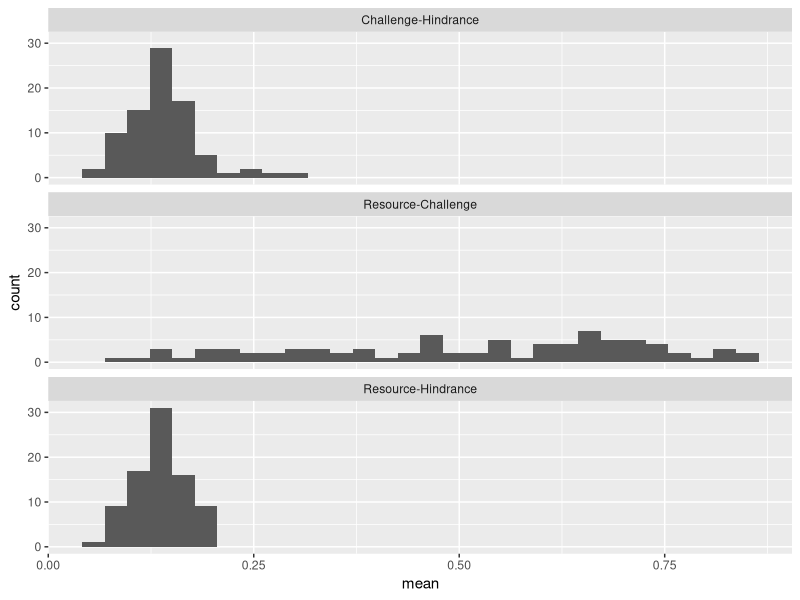
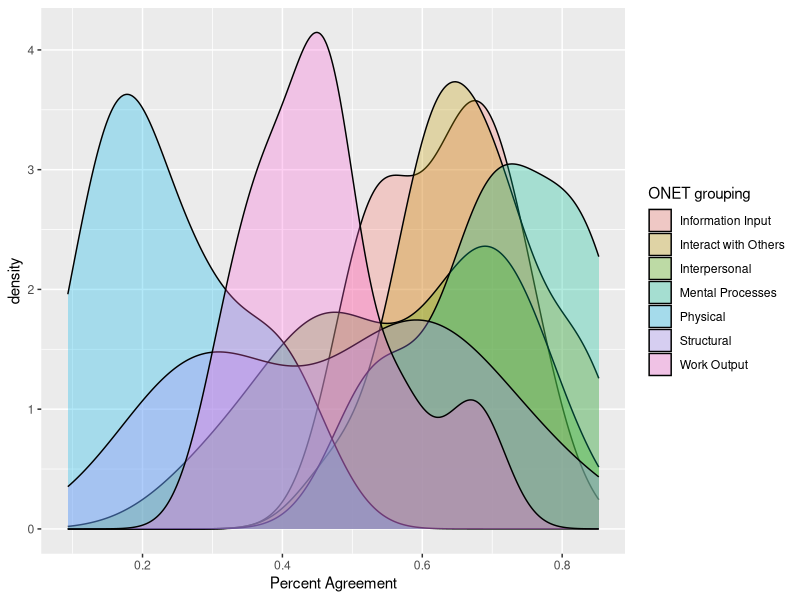

Write the R code that produced these figures, in order.
## need to run "Submission_ResourceCount.Rmd" chunks to load objects in environment prior to running the below (9/23/22)

rc <- read.csv("resource_challenge.csv")
rh <- read.csv("resource_hind.csv")
ch <- read.csv("hind_challenge.csv")

rc$type <- "Resource-Challenge"
rh$type <- "Resource-Hindrance"
ch$type <- "Challenge-Hindrance"

forgraph <- rbind(rc,rh,ch)

library(ggplot2)

#ggplot(forgraph, aes(x = mean, fill = type)) +
#  geom_density(alpha = .3) +
#  xlab("Percent Agreement") + labs(fill = "Att/Engage\nInteraction") 

p <- ggplot(forgraph, aes(x = mean)) + geom_histogram()
p + facet_wrap(~type, nrow=3)

## lotsa variance in resource-challenge agreement. Next look for either content (O*Net category) or contextual (job) moderator

rc$scale <- c(rep("Structural",10), rep("Physical", 20), rep("Interpersonal",13), rep("Information Input", 5), rep("Mental Processes", 10), rep("Work Output", 9), rep("Interact with Others", 17)) 

# ggplot(rc, aes(x=mean)) + geom_histogram() + facet_wrap(~scale, nrow=7)

ggplot(rc, aes(x = mean, fill = scale)) +
  geom_density(alpha = .3) +
  xlab("Percent Agreement") + labs(fill = "ONET grouping") 
